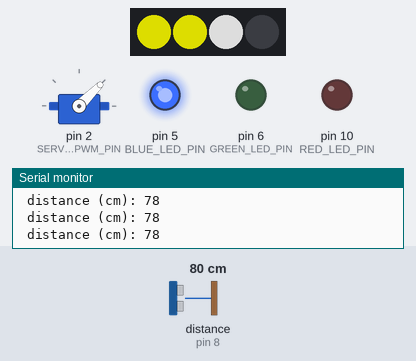
Simulated run of this program. Board: Arduino Nano, built with avr-gcc and run on an emulated ATmega328P. On the bench: servo, 4 RGB LEDs in strip order, left to right, output pins drawn as LEDs (lit = HIGH), the last lines printed to the serial monitor. Wiring (inferred from the names in the program): ultrasonic range finder: trigger pin 7; echo pin 8. Inputs (shaded band) come from the test bench; at power-on: distance to the obstacle (sensor on pin 8) 80 cm. The echo pulse lasts 58.3 µs per cm; dim RGB values are drawn brighter than linear; pins used as bus, display or sensor lines are not drawn.

Above: at 1.2 s.
1.3 s: distance to the obstacle (sensor on pin 8) set to 13 cm
4.3 s: distance to the obstacle (sensor on pin 8) set to 10 cm
At 4.58 s:
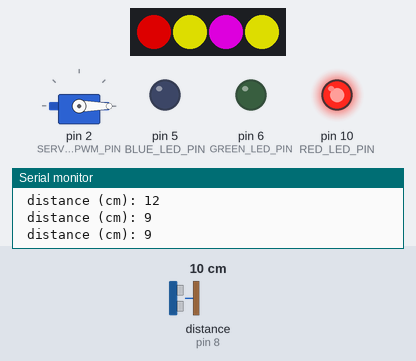
7.3 s: distance to the obstacle (sensor on pin 8) set to 120 cm
At 7.8 s:
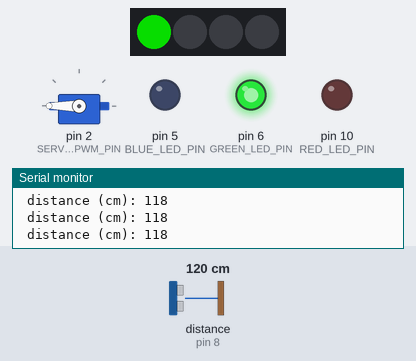
10.3 s: distance to the obstacle (sensor on pin 8) set to 2 cm
At 10.8 s:
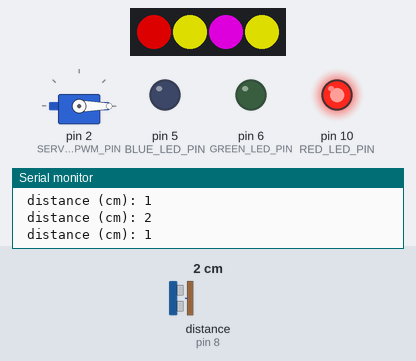
13.3 s: distance to the obstacle (sensor on pin 8) set to 18 cm
At 13.59 s:
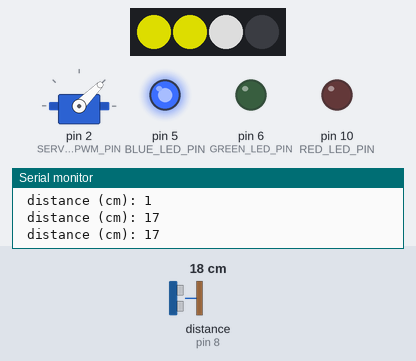
Timing chart, 0 to 17.3 s (numbered marks = the images above; inputs shaded):
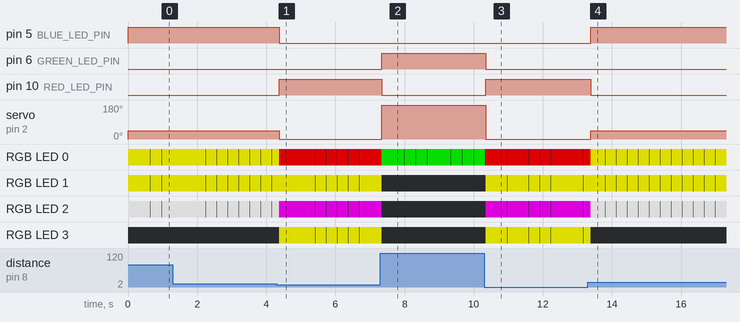

Measured:
- the behaviour switches between 12 and 11 cm on distance to the obstacle (sensor on pin 8) (found by bisection; images 0 and 1)
- after the input at 4.3 s, pin 5 (BLUE_LED_PIN): HIGH → LOW after 0.07 s; pin 10 (RED_LED_PIN): LOW → HIGH after 0.07 s; servo on pin 2 (SERVO_PWM_PIN): 45° → 0° after 0.07 s
- after the input at 7.3 s, pin 6 (GREEN_LED_PIN): LOW → HIGH at once; pin 10 (RED_LED_PIN): HIGH → LOW at once; servo on pin 2 (SERVO_PWM_PIN): 0° → 180° at once
- after the input at 10.3 s, pin 6 (GREEN_LED_PIN): HIGH → LOW after 0.05 s; pin 10 (RED_LED_PIN): LOW → HIGH after 0.05 s; servo on pin 2 (SERVO_PWM_PIN): 180° → 0° after 0.05 s
- after the input at 13.3 s, pin 5 (BLUE_LED_PIN): LOW → HIGH after 0.09 s; pin 10 (RED_LED_PIN): HIGH → LOW after 0.09 s; servo on pin 2 (SERVO_PWM_PIN): 0° → 45° after 0.09 s

The program:

main.cpp
```cpp
#include <Servo.h>
#include <Adafruit_NeoPixel.h>

#define NEO_PIXEL_PIN     4  // The Arduino R3 digital pin connected to the NeoPixel DI (Data Input)
#define NUM_PIXELS      4  // neopixel strip size
#define SERVO_PWM_PIN   2
#define RED_LED_PIN     10
#define BLUE_LED_PIN    5
#define GREEN_LED_PIN   6
#define USONIC_NUMER_OF_PINS  4 // The number of pins on the ultrasonic distance sensor.

#define MIN_DISTANCE  0
#define MID_DISTANCE  10
#define MID_DISTANCE1 11
#define MAX_DISTANCE  100
#define MAX_DISTANCE1 101
#define INFINITE_DISTANCE 2500
#define BLINK_INTERVAL_MS 10

#if USONIC_NUMER_OF_PINS == 4
  #define USONIC_TRIGGER_PIN  7
  #define USONIC_ECHO_PIN   8
#elif USONIC_NUMER_OF_PINS == 3
  #define USONIC_TRIGGER_PIN  7
  #define USONIC_ECHO_PIN   7
#endif

Servo servo1;
// Pre-defined list of 4 distinct colors to pass to our function
// Syntax: strip.Color(Red, Green, Blue) -> values range from 0 to 255
uint32_t colors[4];
unsigned long previousMillis;
const long interval = 250;

// Initialize the NeoPixel strip object
Adafruit_NeoPixel strip(NUM_PIXELS, NEO_PIXEL_PIN, NEO_GRB + NEO_KHZ800);

void setFourPixels(uint32_t colorArray[]);
long getCmDistanceFromSensor(void);
void blinkNeoPixels(int);

void setup() {
  // Initialize serial communication at 57600 bits per second
  Serial.begin(57600);

  // Attach the function you want to call to the timer interrupt
  servo1.attach(SERVO_PWM_PIN);
  servo1.write(0);

  #if USONIC_NUMER_OF_PINS == 4
    pinMode(USONIC_TRIGGER_PIN, OUTPUT);
    pinMode(USONIC_ECHO_PIN, INPUT);
  #elif USONIC_NUMER_OF_PINS == 3
    pinMode(USONIC_ECHO_PIN, INPUT);
  #endif

  strip.begin();           // Initialize the NeoPixel data pin
  strip.setBrightness(150); // Set brightness to a reasonable level (0-255)
  strip.show();            // Initialize all pixels to 'off'

  // Define four distinct colors
  colors[0] = strip.Color(255, 0, 0);   // Pixel 0: Red
  colors[1] = strip.Color(0, 255, 0);   // Pixel 1: Green
  colors[2] = strip.Color(0, 0, 255);   // Pixel 2: Blue
  colors[3] = strip.Color(255, 255, 0); // Pixel 3: Yellow

  pinMode(RED_LED_PIN, OUTPUT);
  pinMode(BLUE_LED_PIN, OUTPUT);
  pinMode(GREEN_LED_PIN, OUTPUT);
  digitalWrite(RED_LED_PIN, LOW);
  digitalWrite(BLUE_LED_PIN, LOW);
  digitalWrite(GREEN_LED_PIN, LOW);

  Serial.print("Setup complete");
}

void loop() {
  unsigned long currentMillis = millis();
  if (currentMillis - previousMillis >= interval) {
    // Save the last time the color was updated
    previousMillis = currentMillis;
    blinkNeoPixels(BLINK_INTERVAL_MS);
  }

  long distanceCm = getCmDistanceFromSensor();
  Serial.print(" distance (cm): ");
  Serial.println(distanceCm);

  // if the distance is in range, move the servo
  switch (distanceCm) {
    case MIN_DISTANCE ... MID_DISTANCE:
      servo1.write(0);
      digitalWrite(RED_LED_PIN, HIGH);
      digitalWrite(BLUE_LED_PIN, LOW);
      digitalWrite(GREEN_LED_PIN, LOW);
      colors[0] = strip.Color(255, 0, 0);   // Pixel 0: Red
      colors[1] = strip.Color(255, 255, 0);
      colors[2] = strip.Color(255, 0, 255);
      colors[3] = strip.Color(255, 255, 0);
      break;
    case MID_DISTANCE1 ... MAX_DISTANCE:
      servo1.write(45);
      digitalWrite(RED_LED_PIN, LOW);
      digitalWrite(BLUE_LED_PIN, HIGH);
      digitalWrite(GREEN_LED_PIN, LOW);
      colors[0] = strip.Color(255, 255, 0);   // Pixel 0: Red
      colors[1] = strip.Color(255, 255, 0);
      colors[2] = strip.Color(255, 255, 255);
      colors[3] = strip.Color(0, 0, 0);
      break;
    case MAX_DISTANCE1 ... INFINITE_DISTANCE:
      servo1.write(180);
      digitalWrite(RED_LED_PIN, LOW);
      digitalWrite(BLUE_LED_PIN, LOW);
      digitalWrite(GREEN_LED_PIN, HIGH);
      colors[0] = strip.Color(10, 255, 0);
      colors[1] = strip.Color(0, 0, 0);
      colors[2] = strip.Color(0, 0, 0);
      colors[3] = strip.Color(0, 0, 0);
      break;
    default:
      Serial.println("Out of range.");
      break;
  }
  setFourPixels(colors);

  // Wait 100 milliseconds before the next reading
  delay(100);
}

/**
 * Sets each pixel in the 4-LED strip to a unique color simultaneously
 * @param colorArray An array containing exactly 4 uint32_t color codes
 */
void setFourPixels(uint32_t colorArray[]) {
  for (int i = 0; i < 4; i++) {
    // Assign the matching color from the array to each index (0, 1, 2, 3)
    strip.setPixelColor(i, colorArray[i]);
  }

  // Push the data out to the physical strip so they update at the exact same time
  strip.show();
}

long getCmDistanceFromSensor(void) {
  #if USONIC_NUMER_OF_PINS == 4
    digitalWrite(USONIC_TRIGGER_PIN, LOW);
    delayMicroseconds(2);
    digitalWrite(USONIC_TRIGGER_PIN, HIGH);
    delayMicroseconds(10);
    digitalWrite(USONIC_TRIGGER_PIN, LOW);
  #elif USONIC_NUMER_OF_PINS == 3
    // 1. Send a short LOW pulse to ensure a clean HIGH pulse
    pinMode(USONIC_ECHO_PIN, OUTPUT);
    digitalWrite(USONIC_ECHO_PIN, LOW);
    delayMicroseconds(2);

    // 2. Trigger the sensor by sending a HIGH pulse for 5 to 10 microseconds
    digitalWrite(USONIC_ECHO_PIN, HIGH);
    delayMicroseconds(10);
    digitalWrite(USONIC_ECHO_PIN, LOW);

    // 3. Switch the same pin to INPUT to read the returning pulse
    pinMode(USONIC_ECHO_PIN, INPUT);
 #endif

    long duration = pulseIn(USONIC_ECHO_PIN, HIGH);
    long distanceCm = duration * 0.034 / 2;
    return distanceCm;
}

void blinkNeoPixels(int duration) {
  uint32_t temp_color[4];
  for(int i=0;i<4;i++) {
    temp_color[i] = colors[i];
    colors[i] = strip.Color(0, 0, 0);
  }
  setFourPixels(colors);
  delay(duration);
  setFourPixels(temp_color);
  for(int i=0;i<4;i++){
    colors[i] = temp_color[i];
  }
}
```
